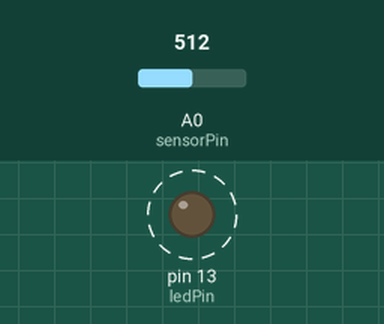
Bench run of a sketch on a simulated Arduino Uno, built with avr-gcc and run on an emulated ATmega328P. Parts: output pins drawn as LEDs (lit = HIGH). Dashed ring = blinking. Inputs (shaded band) come from the test bench; at power-on: A0 (sensorPin) = 512.

Above: at 1.8 s.
1.9 s: A0 (sensorPin) set to 0
At 3.3 s:
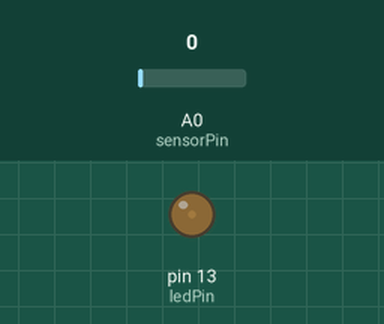
3.6 s: A0 (sensorPin) set to 122
At 3.9 s:
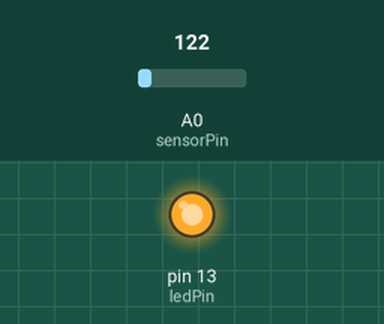
Timing chart, 0 to 13.1 s (numbered marks = the images above; inputs shaded):
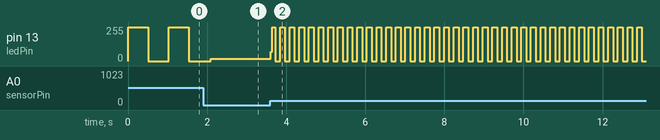

The sketch:

ROBOTRONICSAnalogInputOutput_copy_20241213155154.ino
```cpp
/* -------------------- ROBOTRONICS TUTORIAL
 3. Analog Input se delay CONTROL

 OBJECTIVE : Demonstrates analog input by reading an analog sensor on analog pin 0 and
             turning on and off a light emitting diode(LED) connected to digital pin 13.


  The circuit:
  - potentiometer
    center pin of the potentiometer to the analog input 0
    one side pin (either one) to ground
    the other side pin to +5V
  - LED
    anode (long leg) attached to digital output 13 through 220 ohm resistor
    cathode (short leg) attached to ground

*/

int sensorPin = A0;   // Here we create a variable to select the input pin for the potentiometer

// Can use pins A0 to A5 for Analog and 1 to 12 for Digital Pins
int ledPin = 13;      // NOW we declare  the pin for the LED as new variable SO in future to change pin we need tochange only the variable
int sensorValue = 0;  // NOW we define variable to store the value coming from the sensor

void setup() {
  // declare the ledPin as an OUTPUT:
  pinMode(ledPin, OUTPUT);
}

void loop() {
  // read the value from the sensor:
  sensorValue = analogRead(sensorPin);
  // range of AnalogRead is from 0 to 255
  digitalWrite(ledPin, HIGH);
  // stop the program for <sensorValue> milliseconds:
  //Jitna sensor value hai say 20 utne millisec ka delay do
  delay(sensorValue);
  digitalWrite(ledPin, LOW);

  delay(sensorValue);
}
```

Measured:
- after the input at 3.6 s, pin 13 (ledPin): 16/255 → 69/255 at once, then moves between 0/255 and 255/255, repeating every 0.24 s
- by itself, pin 13 (ledPin): alternates 255/255 for 0.51 s and 0/255 for 0.51 s
